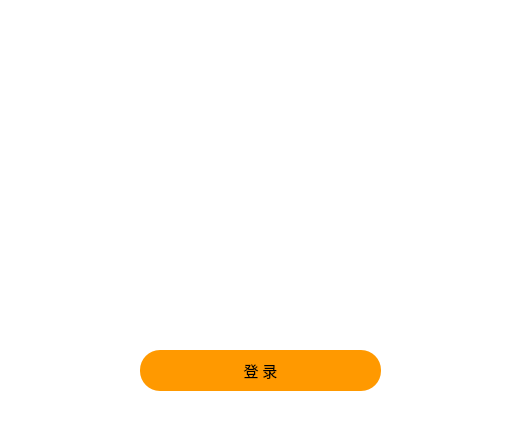
<?xml version="1.0" encoding="UTF-8"?>
<ui version="4.0">
 <class>Hello</class>
 <widget class="QWidget" name="Hello">
  <property name="geometry">
   <rect>
    <x>0</x>
    <y>0</y>
    <width>524</width>
    <height>442</height>
   </rect>
  </property>
  <property name="windowTitle">
   <string>Form</string>
  </property>
  <property name="windowIcon">
   <iconset resource="res.qrc">
    <normaloff>:/new/prefix1/任务栏图标.png</normaloff>:/new/prefix1/任务栏图标.png</iconset>
  </property>
  <property name="styleSheet">
   <string notr="true">*{
	background:rgb(255, 255, 255);
	font-size:15px;
	font-family:Century Gothic,sans-serif;
}</string>
  </property>
  <widget class="QFrame" name="frame">
   <property name="geometry">
    <rect>
     <x>-10</x>
     <y>-20</y>
     <width>541</width>
     <height>471</height>
    </rect>
   </property>
   <property name="minimumSize">
    <size>
     <width>451</width>
     <height>361</height>
    </size>
   </property>
   <property name="styleSheet">
    <string notr="true">#frame{
	border-image: url(:/new/prefix1/NEUW.jpg);
	border:sold 10px rgba(0,0,0);
}
QLineEdit{

	font-size:18px;
	border-style:outset;
	border-radius:10px;
}
QPushButton{
	background:#ced1d8;
	border-style:outset;
	border-radius:10px;
 
}
QPushButton:pressed{
	background-color:#405361;
	border-style:inset;
}</string>
   </property>
   <property name="frameShape">
    <enum>QFrame::StyledPanel</enum>
   </property>
   <property name="frameShadow">
    <enum>QFrame::Raised</enum>
   </property>
   <widget class="QLabel" name="lb_account">
    <property name="geometry">
     <rect>
      <x>110</x>
      <y>200</y>
      <width>91</width>
      <height>61</height>
     </rect>
    </property>
    <property name="styleSheet">
     <string notr="true">QLabel{
	background:rgba(85,170,225,0);
	color:white;
	font-style: italic bold;
	font: 14pt &quot;黑体&quot;;
}
</string>
    </property>
    <property name="text">
     <string>用户名：</string>
    </property>
   </widget>
   <widget class="QLineEdit" name="Username">
    <property name="geometry">
     <rect>
      <x>190</x>
      <y>210</y>
      <width>221</width>
      <height>41</height>
     </rect>
    </property>
    <property name="minimumSize">
     <size>
      <width>181</width>
      <height>41</height>
     </size>
    </property>
   </widget>
   <widget class="QLabel" name="lb_secret">
    <property name="geometry">
     <rect>
      <x>110</x>
      <y>270</y>
      <width>61</width>
      <height>51</height>
     </rect>
    </property>
    <property name="styleSheet">
     <string notr="true">QLabel{
	background:rgba(85,170,225,0);
	color:white;
	font-style: italic bold;
	font: 14pt &quot;黑体&quot;;
}
</string>
    </property>
    <property name="text">
     <string>密码：</string>
    </property>
   </widget>
   <widget class="QLineEdit" name="Password">
    <property name="geometry">
     <rect>
      <x>190</x>
      <y>280</y>
      <width>221</width>
      <height>41</height>
     </rect>
    </property>
    <property name="minimumSize">
     <size>
      <width>181</width>
      <height>41</height>
     </size>
    </property>
    <property name="styleSheet">
     <string notr="true"/>
    </property>
   </widget>
   <widget class="QPushButton" name="btn_login">
    <property name="geometry">
     <rect>
      <x>150</x>
      <y>370</y>
      <width>241</width>
      <height>41</height>
     </rect>
    </property>
    <property name="sizePolicy">
     <sizepolicy hsizetype="Fixed" vsizetype="Fixed">
      <horstretch>0</horstretch>
      <verstretch>0</verstretch>
     </sizepolicy>
    </property>
    <property name="minimumSize">
     <size>
      <width>241</width>
      <height>41</height>
     </size>
    </property>
    <property name="styleSheet">
     <string notr="true">QPushButton{
	background:#ff9900;
	border-style:outset;
	border-radius:20px;
 font: 15pt &quot;微软雅黑&quot;;
}
QPushButton:pressed{
	background-color:#405361;
	border-style:inset;
	
}</string>
    </property>
    <property name="text">
     <string>登 录</string>
    </property>
   </widget>
   <widget class="QLabel" name="label">
    <property name="geometry">
     <rect>
      <x>110</x>
      <y>60</y>
      <width>351</width>
      <height>41</height>
     </rect>
    </property>
    <property name="styleSheet">
     <string notr="true">QLabel{
	background:rgba(85,170,225,0);
	color:white;
	font: 30pt &quot;华文行楷&quot;;
}
</string>
    </property>
    <property name="text">
     <string>自强不息 知行合一</string>
    </property>
   </widget>
   <widget class="QLabel" name="label_2">
    <property name="geometry">
     <rect>
      <x>140</x>
      <y>120</y>
      <width>271</width>
      <height>71</height>
     </rect>
    </property>
    <property name="styleSheet">
     <string notr="true">image: url(:/new/prefix1/校徽.png);
background: transparent;</string>
    </property>
    <property name="text">
     <string/>
    </property>
   </widget>
  </widget>
 </widget>
 <resources>
  <include location="res.qrc"/>
 </resources>
 <connections/>
</ui>
